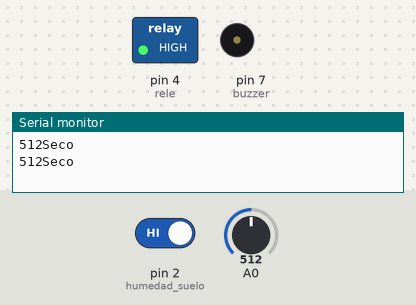
The sketch below on a simulated Arduino Uno, built with avr-gcc and run on an emulated ATmega328P. Shown: switched loads named in the sketch (green lamp = pin HIGH), buzzer (waves = sounding, pin HIGH), the last lines printed to the serial monitor. Inputs (shaded band) come from the test bench; at power-on: pin 2 (humedad_suelo) HIGH, A0 = 512.

Above: at 2.3 s.
2.4 s: pin 2 (humedad_suelo) driven LOW
At 3.4 s:
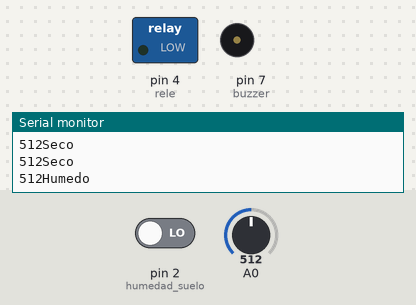
4.5 s: pin 2 (humedad_suelo) driven HIGH
At 5.4 s:
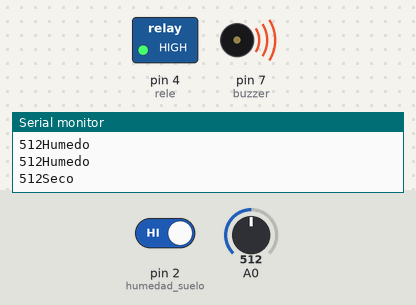
Timing chart, 0 to 15.5 s (numbered marks = the images above; inputs shaded):
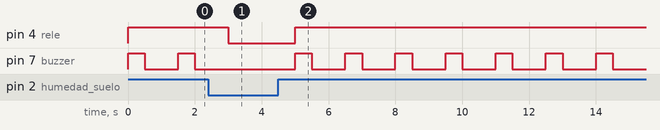

The sketch:

sensor_humedad_suelo.ino
```cpp
// Manejo de sensor de humedad de suelo
int humedad_suelo=2;
int rele = 4;
int buzzer = 7;
int valor_humedad_suelo;

void setup() {
  // put your setup code here, to run once:
  pinMode(rele, OUTPUT);
  pinMode(buzzer, OUTPUT);
  Serial.begin(9600);

}

void loop() {
  // put your main code here, to run repeatedly:
  valor_humedad_suelo = analogRead(A0);
  Serial.print(valor_humedad_suelo);
  if (digitalRead(humedad_suelo)==LOW)
  {
    digitalWrite(rele, LOW);
    Serial.println("Humedo");

  }
  else
  {
    digitalWrite(rele, HIGH);
    digitalWrite(buzzer, HIGH);
    Serial.println("Seco");
    delay(500);
    digitalWrite(buzzer, LOW);

  }
  delay(1000);

}
```

Measured:
- after the input at 2.4 s, pin 4 (rele): HIGH → LOW after 0.60 s; pin 7 (buzzer): stays LOW (without the input it goes to HIGH after 0.60 s)
- after the input at 4.5 s, pin 4 (rele): LOW → HIGH after 0.50 s; pin 7 (buzzer): alternates HIGH for 0.50 s and LOW for 1.0 s, starting after 0.50 s
- by itself, pin 7 (buzzer): alternates HIGH for 0.50 s and LOW for 1.0 s
